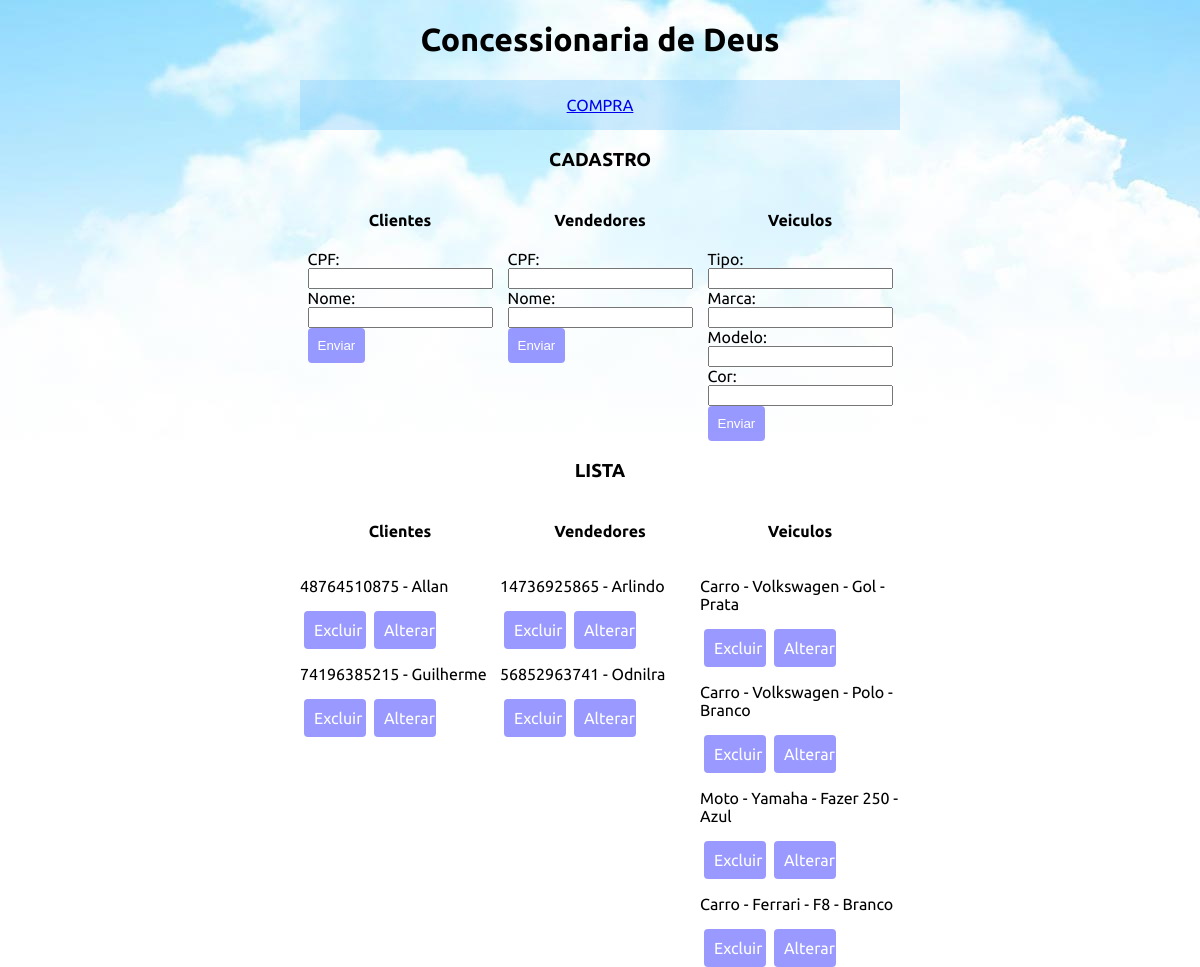
The app's page /home.php with its own data.
### tables this page shows
CREATE TABLE `cliente` (
  `ID_Cliente` int(11) NOT NULL,
  `CPF_Cliente` varchar(11) NOT NULL,
  `Nome_Cliente` varchar(30) NOT NULL
);

CREATE TABLE `vendedor` (
  `ID_Vendedor` int(11) NOT NULL,
  `CPF_Vendedor` varchar(11) NOT NULL,
  `Nome_Vendedor` varchar(30) NOT NULL
);

CREATE TABLE `veiculo` (
  `ID_Veiculo` int(11) NOT NULL,
  `Tipo` varchar(20) NOT NULL,
  `Marca` varchar(20) NOT NULL,
  `Modelo` varchar(20) NOT NULL,
  `Cor` varchar(20) NOT NULL
);

### classes/veiculo.php (the view, shortened to what this page needs)
<?php
    class veiculo{
        function listar(){
            try{
                include 'conexao.php';
                $conexao = new PDO($dns,$user,$pass);
                $query = "select * from veiculo;";
                $stmt = $conexao->prepare($query);
                $stmt->execute();
                $veiculo = $stmt->fetchAll(PDO::FETCH_ASSOC);
                foreach($veiculo as $vei){
                    echo '<div class="Resultado">';
                        echo "<p>".$vei['Tipo']." - ".$vei['Marca']." - ".$vei['Modelo']." - ".$vei['Cor']."</p>";
                        echo '<div class="BotoesCRUD">';
                            echo '<a class="ButaoCRUD" href="delete/deleteVeiculos.php?id_veiculo='.$vei['ID_Veiculo'].'">Excluir</a>';
                            echo '<a class="ButaoCRUD" href="?id_veiculo='.$vei['ID_Veiculo'].'&tipo='.$vei['Tipo'].'&marca='.$vei['Marca'].'&modelo='.$vei['Modelo'].'&cor='.$vei['Cor'].'">Alterar</a>';
                        echo '</div>';
                    echo '</div>';
                }
            } catch(PDOException $error){
                echo "Error: ".$error->getMessage();
            }
        }
    }
?>

### home.php (shortened to what this page needs)
<?php
    include 'classes/cliente.php';
    include 'classes/veiculo.php';
    include 'classes/vendedor.php';
    $Cliente = new cliente();
    $Vendedor = new vendedor();
    $Veiculo = new veiculo();
?>
<!DOCTYPE html>
<html>
<head>
    <link rel="stylesheet" type="text/css" href="style.css" />
<body>
    <div class="Page">
        <div class="Wrapper">
            <div class="Header">
                <h1>Concessionaria de Deus</h1>
            </div>
            <div class="Nav">
                <ul>
                    <li><a href="compra.php">COMPRA</a></li>
                </ul>
            </div>
            <div class="Form_bloco">
                <div class="Titulo" id="CADASTRO">
                    <h3>CADASTRO</h3>
                </div>
                <div class=" Formulario">
                    <div>
                        <h4>Clientes</h4>
                        <?php
                            if(isset($_GET['id_cliente'])){
                                echo '<form method="POST" action="alterar/alterarClientes.php">';
                            } else{
                                echo '<form method="POST" action="cadastro/cadastroClientes.php">';
                            }
		                ?>
                        <label>CPF: <input type="text" name="cpf_cliente" value=""></label>
                        <label>Nome: <input type="text" name="nome_cliente" value="" ></label>
                        <?php
                            if(isset($_GET['id_cliente'])){
                                echo '<input type="hidden" name="id_cliente" value="'.$_GET['id_cliente'].'">';
                                echo '<input type="submit" value="Editar" class="Butao">';
                                echo '<a class="Butao" href="home.php">Cancelar</a>';
                            } else{
                                echo '<input type="submit" value="Enviar" class="Butao">';
                            }
		                ?>
                        </form>
                    </div>
                    <div>
                        <h4>Vendedores</h4>
                        <?php
                            if(isset($_GET['id_vendedor'])){
                                echo '<form method="POST" action="alterar/alterarVendedores.php">';
                            } else{
                                echo '<form method="POST" action="cadastro/cadastroVendedores.php">';
                            }
		                ?>
                        <label>CPF: <input type="text" name="cpf_vendedor" value="<?php
                            if(isset($_GET['cpf_vendedor'])){
                                echo $_GET['cpf_vendedor'];
                            }
		                ?>" /></label>
                        <label>Nome: <input type="text" name="nome_vendedor" value="<?php
                            if(isset($_GET['nome_vendedor'])){
                                echo $_GET['nome_vendedor'];
                            }
		                ?>" /></label>
                        <?php
                            if(isset($_GET['id_vendedor'])){
                                echo '<input type="hidden" name="id_vendedor" value="'.$_GET['id_vendedor'].'">';
                                echo '<input type="submit" value="Editar" class="Butao">';
                                echo '<a class="Butao" href="home.php">Cancelar</a>';
                            } else{
                                echo '<input type="submit" value="Enviar" class="Butao">';
                            }
		                ?>
                        </form>
                    </div>
                    <div>
                        <h4>Veiculos</h4>
                        <?php
                            if(isset($_GET['id_veiculo'])){
                                echo '<form method="POST" action="alterar/alterarVeiculos.php">';
                            } else{
                                echo '<form method="POST" action="cadastro/cadastroVeiculos.php">';
                            }
		                ?>
                        <label>Tipo: <input type="text" name="tipo" value="<?php
                            if(isset($_GET['tipo'])){
                                echo $_GET['tipo'];
                            }
		                ?>" /></label>
                        <label>Marca: <input type="text" name="marca" value="<?php
                            if(isset($_GET['marca'])){
                                echo $_GET['marca'];
                            }
		                ?>" /></label>
                        <label>Modelo: <input type="text" name="modelo" value="<?php
                            if(isset($_GET['modelo'])){
                                echo $_GET['modelo'];
                            }
		                ?>" /></label>
                        <label>Cor: <input type="text" name="cor" value="<?php
                            if(isset($_GET['cor'])){
                                echo $_GET['cor'];
                            }
		                ?>" /></label>
                        <?php
                            if(isset($_GET['id_veiculo'])){
                                echo '<input type="hidden" name="id_veiculo" value="'.$_GET['id_veiculo'].'">';
                                echo '<div class="BotoesCRUD">';
                                echo '<input type="submit" value="Editar" class="Butao">';
                                echo '<a class="Butao" href="home.php">	Cancelar</a>';
                                echo '</div>';
                            } else{
                                echo '<input type="submit" value="Enviar" class="Butao">';
                            }
		                ?>
                        </form>
                    </div>
                </div>
            </div>
            <div class="Form_bloco">
                <div class="Titulo" id="LISTA">
                    <h3>LISTA</h3>
                </div>
                <div class="Lista">
                    <div>
                        <h4>Clientes</h4>
                        <?php
                            $Cliente->listar();
                        ?>
                    </div>
                    <div>
                        <h4>Vendedores</h4>
                        <?php
                            $Vendedor->listar();
                        ?>
                    </div>
                    <div>
                        <h4>Veiculos</h4>
                        <?php
                            $Veiculo->listar();
                        ?>
                    </div>
                </div>
            </div>
        </div>
    </div>
</body>
</head>
</html>

### classes/cliente.php (shortened to what this page needs)
<?php
    class cliente{
        function listar(){
            try{
                include 'conexao.php';
                $conexao = new PDO($dns,$user,$pass);
                $query = "select * from cliente;";
                $stmt = $conexao->prepare($query);
                $stmt->execute();
                $cliente = $stmt->fetchAll(PDO::FETCH_ASSOC);
                foreach($cliente as $clie){
                    echo '<div class="Resultado">';
                        echo "<p>".$clie['CPF_Cliente']." - ".$clie['Nome_Cliente']."</p>";
                        echo '<div class="BotoesCRUD">';
                            echo '<a class="ButaoCRUD" href="delete/deleteClientes.php?id_cliente='.$clie['ID_Cliente'].'">Excluir</a>';
                            echo '<a class="ButaoCRUD" href="?id_cliente='.$clie['ID_Cliente'].'&cpf_cliente='.$clie['CPF_Cliente'].'&nome_cliente='.$clie['Nome_Cliente'].'">Alterar</a>';
                        echo '</div>';
                    echo '</div>';
                }
            } catch(PDOException $error){
                echo "Error: ".$error->getMessage();
            }
        }
    }
?>

### classes/vendedor.php (shortened to what this page needs)
<?php
    class vendedor{
        function listar(){
            try{
                include 'conexao.php';
                $conexao = new PDO($dns,$user,$pass);
                $query = "select * from vendedor;";
                $stmt = $conexao->prepare($query);
                $stmt->execute();
                $vendedor = $stmt->fetchAll(PDO::FETCH_ASSOC);
                foreach($vendedor as $vend){
                    echo '<div class="Resultado">';
                        echo "<p>".$vend['CPF_Vendedor']." - ".$vend['Nome_Vendedor']."</p>";
                        echo '<div class="BotoesCRUD">';
                            echo '<a class="ButaoCRUD" href="delete/deleteVendedores.php?id_vendedor='.$vend['ID_Vendedor'].'">Excluir</a>';
                            echo '<a class="ButaoCRUD" href="?id_vendedor='.$vend['ID_Vendedor'].'&cpf_vendedor='.$vend['CPF_Vendedor'].'&nome_vendedor='.$vend['Nome_Vendedor'].'">Alterar</a>';
                        echo '</div>';
                    echo '</div>';
                }
            } catch(PDOException $error){
                echo "Error: ".$error->getMessage();
            }
        }
    }
?>

### style.css (style rules this page uses)
html, body { margin: 0; height: 100%; width: 100%; font-family: "Ubuntu", sans-serif; font-size: 16px; background-image: url(images/sky.jpg); background-repeat: no-repeat; }
.Butao { border-radius: 4px; background-color: rgba(0, 0, 255, 0.4); border: none; color: white; text-align: center; padding: 10px; text-decoration: none; }
.Resultado { display: flex; flex-direction: column; }
.BotoesCRUD { flex: 1; display: flex; width: 70%; flex-direction: row; justify-content: space-around; align-items: flex-start; }
.ButaoCRUD { border-radius: 4px; padding: 10px; width: 30%; background-color: rgba(0, 0, 255, 0.4); border: none; color: white; text-align: center; text-decoration: none; }
.Page { display: flex; height: 100%; width: 100%; align-items: center; justify-content: center; }
.Wrapper { display: flex; height: 100%; width: 50%; flex-direction: column; align-items: center; justify-content: flex-start; }
.Header { width: 100%; text-align: center; }
.Nav { width: 100%; background-color: rgba(135, 206, 250, 0.4); }
.Nav ul { padding: 0; display: flex; justify-content: space-around; list-style-type: none; }
.Form_bloco { width: 100%; height: 100%; display: flex; flex-direction: column; justify-content: flex-start; }
.Titulo { width: 100%; text-align: center; }
.Formulario { flex: 1; display: flex; }
.Formulario div { flex: 1; display: flex; flex-direction: column; align-items: center; }
.Formulario label { display: flex; flex-direction: column; justify-content: flex-start; align-items: flex-start; }
.Lista { flex: 1; display: flex; }
.Lista > div { flex: 1; display: flex; flex-direction: column; }
.Lista h4 { text-align: center; }

### records on screen
cliente: CPF_Cliente "48764510875", Nome_Cliente "Allan"
cliente: CPF_Cliente "74196385215", Nome_Cliente "Guilherme"
vendedor: CPF_Vendedor "14736925865", Nome_Vendedor "Arlindo"
vendedor: CPF_Vendedor "56852963741", Nome_Vendedor "Odnilra"
veiculo: Tipo "Carro", Marca "Volkswagen", Modelo "Gol", Cor "Prata"
veiculo: Tipo "Carro", Marca "Volkswagen", Modelo "Polo", Cor "Branco"
veiculo: Tipo "Moto", Marca "Yamaha", Modelo "Fazer 250", Cor "Azul"
veiculo: Tipo "Carro", Marca "Ferrari", Modelo "F8", Cor "Branco"
